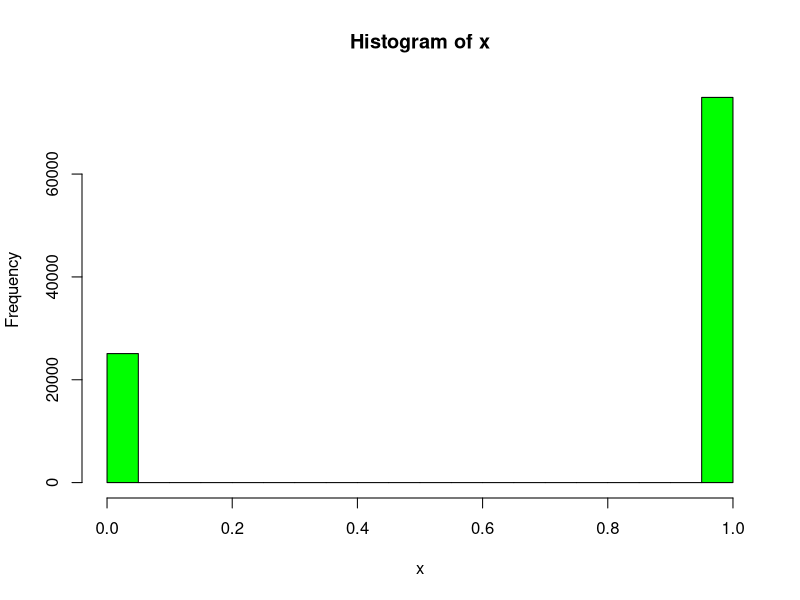
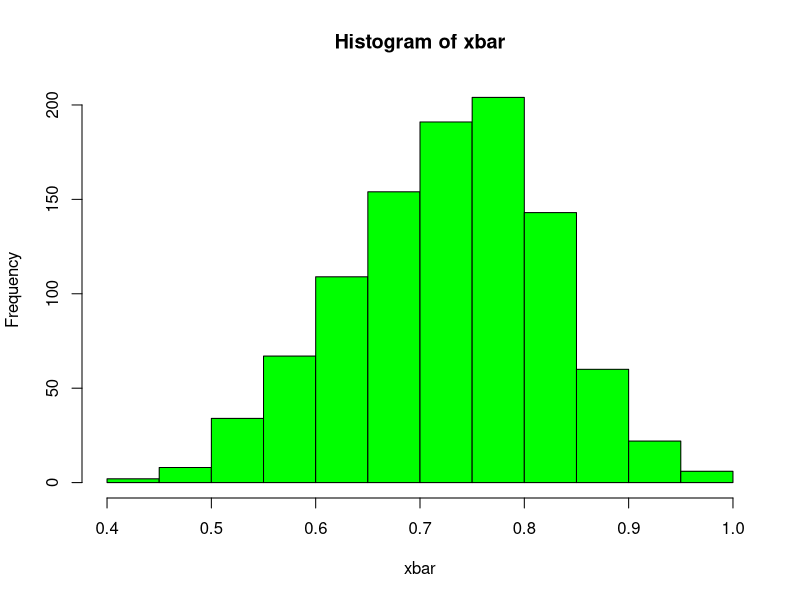
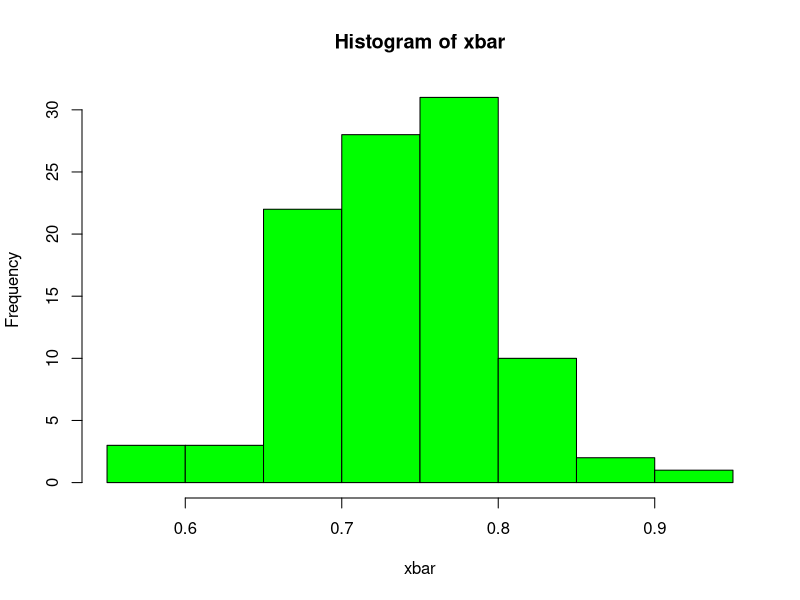

Reproduce these figures in R, in order.
## ---- chunk 1
x <- rbinom(100000,1,0.75)
xbar <- NULL
for (i in 1 : 1000) xbar <- c(xbar, mean(sample(x,20)))
mean(x)
mean(xbar)
quantile(xbar, c(0.025, 0.975))
## ---- chunk 2
hist(x, col = "green")
hist(xbar, col="green")
## ---- chunk 3
x <- rbinom(100000,1,0.75)
xbar <- NULL
for (i in 1 : 100) xbar <- c(xbar, mean(sample(x,50)))
mean(x)
mean(xbar)
quantile(xbar, c(0.025, 0.975))
## ---- chunk 4
hist(xbar, col="green")
